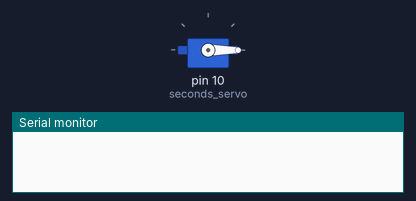
This sketch was run on a simulated Arduino Uno, built with avr-gcc and run on an emulated ATmega328P. On the bench: servo, the last lines printed to the serial monitor.

Above: at 0.1 s.
At 8.0 s:
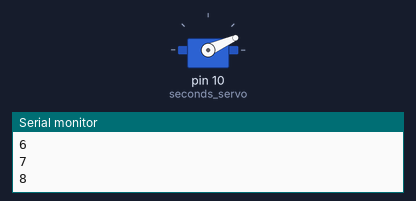
At 16.0 s:
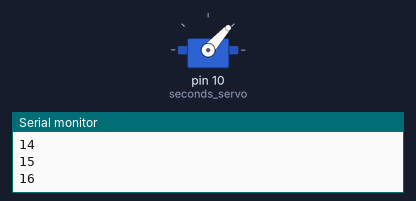
At 32.0 s:
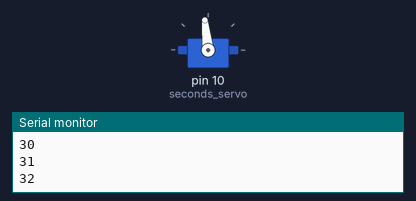
Timing chart, 0 to 40.0 s (numbered marks = the images above):
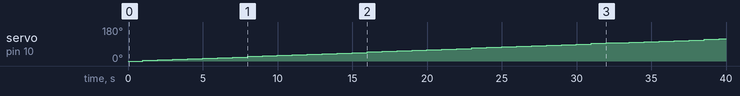

The sketch:

e2.ino
```cpp
// C++ code
// (C) Anton Golubenko, Aditya Khadkikar, Akuien Deng - Group: 27
// Work package 4
// Exercise 2
// Submission code: AW1Y2XM (provided by your TA-s)

//include the servo(motor) library
#include <Servo.h>


int MIN_DEGREE = 0;    // Defines the lowest degree for the Servo Motor
int MAX_DEGREE = 180; // Defines the largest degree for the Servo Motor


int DEGREE_TIME_MAPPING = 3; // Defines the amount of increment to map degrees to time


Servo seconds_servo; // Declare the servo motor
int current_degrees_rotated = 0; // Initialize the degrees of the motor to 0
int current_seconds = 0;     // Initialize the time passed to 0


void setup()
{
    //Set the timer to timer0
  	//set the CTC mode
    TCCR0A = (1<< WGM01);

  	//value for ORC0A for microseconds
    OCR0A = 0xF9;

    // set the interrupt request
    TIMSK0 |= (1<<OCIE0A);
    sei(); // enable interrupt


    TCCR0B |= (1<<CS01); //Set the prescale
    TCCR0B |= (1<<CS00);


    seconds_servo.attach(10, MIN_DEGREE, MAX_DEGREE); // Set the motor to pin 12, while setting the min and max degrees to 0 to 180 respectively.
    seconds_servo.write(0); //set the motor to 0(zero)
    Serial.begin(9600); // Begin serial communication via port 9600
}

//Move the motor
void rotate_servo(){
  	 // Increment the rotation degrees and modulou it so if current_degrees is > 180, it is set to 0.
    //Incremenet UPPER_DEGREE (180) by 1 so when mDegrees is 180 it does not get set to 0.
    current_degrees_rotated = (current_degrees_rotated + DEGREE_TIME_MAPPING) % (MAX_DEGREE + 1);
    seconds_servo.write(current_degrees_rotated);
    }

// The interrupt service routine (ISR) that is a set of commands run when the program is interrupted.
ISR(TIMER0_COMPA_vect)
{
    current_seconds++;    // Increment the time
  if (current_seconds > 59000) // check if time is larger than 60 seconds
        current_seconds = 0;
  if (current_seconds % 1000 == 0){
    Serial.println(current_seconds/1000); // divide the current_seconds with a 1000 to print in seconds instead of microseconds
    rotate_servo(); //Rotate the motor after each second
  }

}


void loop()
{

}
```

Measured:
- by itself, servo on pin 10 (seconds_servo): moves from 0° to 117° over 38.5 s
